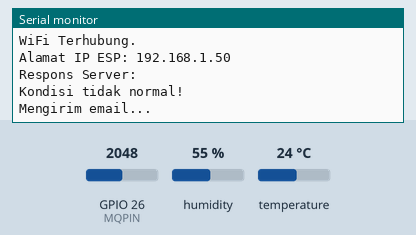
A sketch run on a simulated ESP32. On the bench: the last lines printed to the serial monitor. The test bench sets the inputs (shaded band); at power-on: GPIO 26 (MQPIN) = 2048, humidity 55 %, temperature 24 °C. WiFi joins after 1.5 s; servers stay silent unless stated; uploads are accepted with an empty reply.

Above: at 2.7 s.
2.8 s: GPIO 26 (MQPIN) set to 165
At 2.8 s:
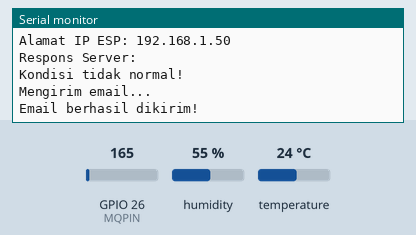
9.0 s: GPIO 26 (MQPIN) set to 134
At 13.6 s:
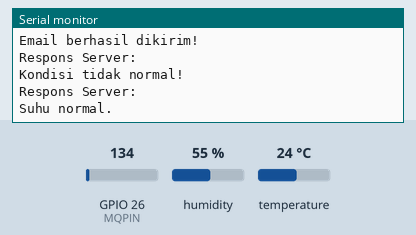

The sketch:

main.ino
```cpp
#include <WiFi.h>
#include "DHT.h"
#include <HTTPClient.h>
#include <ESP_Mail_Client.h>

#define WIFI_SSID "DHIRA001"
#define WIFI_PASSWORD "ramzy383"

const char* host = "http://192.168.1.4/esp/insert_data.php";

#define MQPIN 26      // Pin GPIO tempat MQ-135 terhubung
#define DHTPIN 4      // Pin GPIO tempat DHT terhubung
#define DHTTYPE DHT22 // atau DHT22
DHT dht(DHTPIN, DHTTYPE);

const float SUHU_MAX = 29.0; // Batas Suhu Maksimum dalam Celsius (RULE!)
const float HUMIDITY_MAX = 70.0; // Batas Kelembaban Maksimum dalam Persen
const float MQ135_MAX = 150.0; // Batas Polusi Maksimum (nilai MQ-135)
bool email_sent = false;

#define SMTP_HOST "smtp.gmail.com"
#define SMTP_PORT 465
#define SENDER_EMAIL "praktikiot26@gmail.com"

#define SENDER_PASSWORD "ittp fpgu vzdx bxvx"
#define RECIPIENT_EMAIL "fdidan09@gmail.com"

SMTPSession smtp;
Session_Config session;
SMTP_Message message;

void setupEmail(){
    // Konfigurasi koneksi SMTP
    session.server.host_name = SMTP_HOST;
    session.server.port = SMTP_PORT;
    session.login.email = SENDER_EMAIL;
    session.login.password = SENDER_PASSWORD;

    // Isi pesan
    message.sender.name = "ESP32";
    message.sender.email = SENDER_EMAIL;
    message.subject = "⚠️ PERINGATAN! Suhu Melebihi Batas!";
    message.addRecipient("Admin", RECIPIENT_EMAIL);
}


void sendNotificationEmail(float current_temp, float current_humid) {

    if (email_sent) return;

    Serial.println("Mengirim email...");

    String message_body = "Suhu saat ini: **" + String(current_temp, 2) + " C**\n";
    message_body += "Kelembaban: " + String(current_humid, 2) + " %\n";
    message_body += "Batas normal: " + String(SUHU_MAX, 2) + " C\n";

    message.text.content = message_body;

    if (!smtp.connect(&session)) {
        Serial.println("Koneksi SMTP gagal.");
        return;
    }

    if (!MailClient.sendMail(&smtp, &message)) {
        Serial.println("Error saat mengirim email: " + smtp.errorReason());
    } else {
        Serial.println("Email berhasil dikirim!");
        email_sent = true;
    }
}

void sendDataToMySQL(float temp, float humid, float mq135_value) {
    if (WiFi.status() == WL_CONNECTED) {
        HTTPClient http;
        String postData = "temperatur=" + String(temp) + "&kelembaban=" + String(humid) + "&mq135=" + String(mq135_value);

        http.begin(host);
        http.addHeader("Content-Type", "application/x-www-form-urlencoded");

        int httpCode = http.POST(postData);

        if (httpCode > 0) {
            String payload = http.getString();
            Serial.print("Respons Server: ");
            Serial.println(payload);
        } else {
            Serial.print("Error saat request HTTP: ");
            Serial.println(httpCode);
        }
        http.end();
    } else {
        Serial.println("WiFi tidak terhubung.");
    }
}

void setup() {
    Serial.begin(9600);

    WiFi.begin(WIFI_SSID, WIFI_PASSWORD);
    while (WiFi.status() != WL_CONNECTED) {
        delay(300);
    }
    Serial.println("\nWiFi Terhubung.");
    Serial.print("Alamat IP ESP: ");
    Serial.println(WiFi.localIP());

    dht.begin();
    setupEmail();
}

void loop() {
    float h = dht.readHumidity();  //membaca data kelembaban
    float t = dht.readTemperature(); //membaca data suhu dalam Celcius
    float m = analogRead(MQPIN);  // membaca data dari sensor MQ-135

    if (isnan(h) || isnan(t)) {
        Serial.println("Gagal membaca dari sensor DHT!");
        delay(2000);
        return;
    }

    sendDataToMySQL(t, h, m);
    if (t > SUHU_MAX || h > HUMIDITY_MAX || m > MQ135_MAX) {
        Serial.println("Kondisi tidak normal!");
        sendNotificationEmail(t, h);
    } else {
        Serial.println("Suhu normal.");
        email_sent = false;
    }

    delay(5000);
}
```

Measured:
- the behaviour switches between 151 and 150 on GPIO 26 (MQPIN) (found by bisection; images 1 and 2)
- after the input at 9.0 s, the serial monitor: prints a new line after 4.1 s (image 2)
